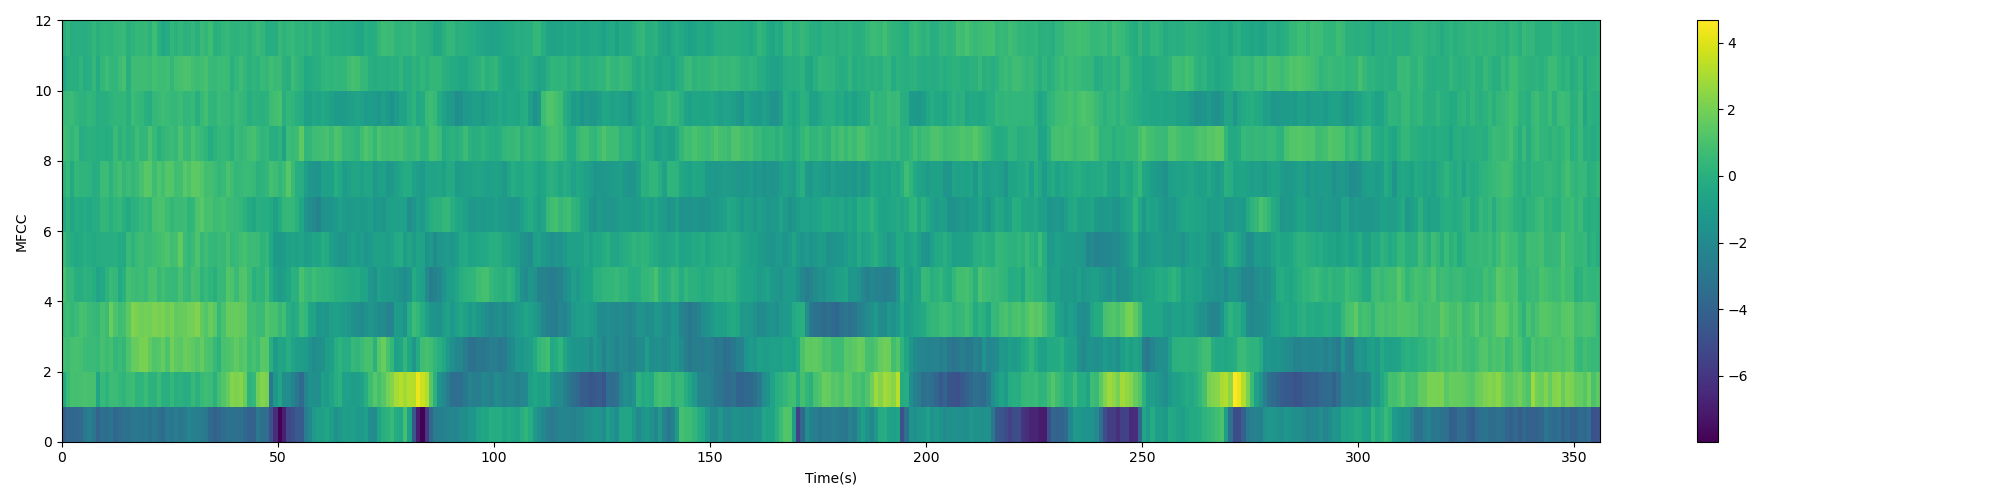

Recreate this plot in Python.
import librosa
import librosa.display
import numpy as np
from scipy.fftpack import dct

# If you want to see the spectrogram picture
import matplotlib

matplotlib.use('Agg')
import matplotlib.pyplot as plt


def plot_spectrogram(spec, note, filepath):
    """Draw the spectrogram picture
        :param spec: a feature_dim by num_frames array(real)
        :param note: title of the picture
        :param file_name: name of the file
    """
    fig = plt.figure(figsize=(20, 5))
    heatmap = plt.pcolor(spec)
    fig.colorbar(mappable=heatmap)
    plt.xlabel('Time(s)')
    plt.ylabel(note)
    plt.tight_layout()
    fig.savefig(filepath, format='png')


def PlotSpecFromWav(y, note):
    D = librosa.amplitude_to_db(librosa.stft(y), ref=np.max)

    fig = plt.figure(figsize=(20, 5))
    heatmap = plt.pcolor(D)
    fig.colorbar(mappable=heatmap)
    librosa.display.specshow(D, y_axis='log')
    plt.colorbar(format='%+2.0f dB')
    plt.title('Log-frequency power spectrogram %s' % note)
    plt.show()


# preemphasis config
alpha = 0.97

# Enframe config
frame_len = 400  # 25ms, fs=16kHz
frame_shift = 160  # 10ms, fs=15kHz
fft_len = 512

# Mel filter config
num_filter = 23
num_mfcc = 12

# Read wav file
wav, fs = librosa.load('./test.wav', sr=None)


# Enframe with Hamming window function
def preemphasis(signal, coeff=alpha):
    """perform preemphasis on the input signal.

        :param signal: The signal to filter.
        :param coeff: The preemphasis coefficient. 0 is no filter, default is 0.97.
        :returns: the filtered signal.
    """
    return np.append(signal[0], signal[1:] - coeff * signal[:-1])


def enframe(signal, frame_len=frame_len, frame_shift=frame_shift, win=np.hamming(frame_len)):
    """Enframe with Hamming widow function.

        :param signal: The signal be enframed
        :param win: window function, default Hamming
        :returns: the enframed signal, num_frames by frame_len array
    """

    num_samples = signal.size
    num_frames = int(np.floor((num_samples - frame_len) / frame_shift) + 1)
    frames = np.zeros((num_frames, frame_len))
    for i in range(int(num_frames)):
        frames[i, :] = signal[i * frame_shift:i * frame_shift + frame_len]
        frames[i, :] = frames[i, :] * win

    return frames


def get_spectrum(frames, fft_len=fft_len):
    """Get spectrum using fft
        :param frames: the enframed signal, num_frames by frame_len array
        :param fft_len: FFT length, default 512
        :returns: spectrum, a num_frames by fft_len/2+1 array (real)
    """
    cFFT = np.fft.fft(frames, n=fft_len)
    valid_len = int(fft_len / 2) + 1
    spectrum = np.abs(cFFT[:, 0:valid_len])
    return spectrum


def DefineFilterOnMelScale(num_filter, fmax=8000):
    fmax_mel = Freq2Mel(fmax)

    interval = fmax_mel / (num_filter + 1)
    filter_def = np.zeros((num_filter, 2))
    # (num_filter, [freq_start, freq_end])

    for i in range(filter_def.shape[0]):
        filter_def[i][0] = interval * i
        filter_def[i][1] = interval * (i + 2)

    return filter_def


def Mel2Freq(value_mel):
    value_freq = (10 ** (value_mel / 2595) - 1) * 700
    return value_freq


def Freq2Mel(value_freq):
    return 2595 * np.log10(1 + value_freq / 700)


def MelScale2FreqScale(filter_def_mel):
    filter_def_freq = Mel2Freq(filter_def_mel)
    return filter_def_freq


def BuildMelFilters(filter_def, fft_len, fmax = 8000):
    len = int(fft_len / 2 + 1)
    filters = np.zeros((filter_def.shape[0], len))
    for i in range(filters.shape[0]):
        filters[i] = GetOneFilter(
            filter_def[i][0], filter_def[i][1], fft_len, fmax)
    return filters


def GetOneFilter(start, end, fft_len, fmax):
    from scipy import signal
    len = int(fft_len / 2 + 1)
    num = int(((end - start) / fmax) * len)
    start_point = int((start / fmax) * len)
    end_point = start_point + num

    filter = np.zeros((len))
    filter[start_point:end_point] = signal.triang(num)

    return filter


def GetMelFilters(fft_len, num_filter):
    filter_def = DefineFilterOnMelScale(num_filter)
    filter_def = MelScale2FreqScale(filter_def)
    filter_mel = BuildMelFilters(filter_def, fft_len)
    return filter_mel


def PlotMelFilters(M, note, filepath):
    import matplotlib.pyplot as plt
    fig = plt.figure()
    librosa.display.specshow(M, x_axis='linear')
    plt.ylabel('Mel filter')
    plt.title('Mel filter bank %s' % note)
    plt.colorbar()
    plt.tight_layout()
    fig.savefig(filepath, format='png')


def fbank(spectrum, num_filter=num_filter, norm=None):
    """Get mel filter bank feature from spectrum
        :param spectrum: a num_frames by fft_len/2+1 array(real)
        :param num_filter: mel filters number, default 23
        :returns: fbank feature, a num_frames by num_filter array 
        DON'T FORGET LOG OPRETION AFTER MEL FILTER!
    """
    filters = GetMelFilters(fft_len, num_filter)
    feats = np.log(np.dot(spectrum, filters.T))
    PlotMelFilters(filters, 'MyFilters', 'filters.png')
    return feats


def mfcc(fbank, num_mfcc=num_mfcc):
    """Get mfcc feature from fbank feature
        :param fbank: a num_frames by  num_filter array(real)
        :param num_mfcc: mfcc number, default 12
        :returns: mfcc feature, a num_frames by num_mfcc array 
    """

    feats = dct(fbank, type=2, axis=1, norm='ortho')[:, 1: (num_mfcc + 1)]

    return feats


def write_file(feats, file_name):
    """Write the feature to file
        :param feats: a num_frames by feature_dim array(real)
        :param file_name: name of the file
    """
    f = open(file_name, 'w')
    (row, col) = feats.shape
    for i in range(row):
        f.write('[')
        for j in range(col):
            f.write(str(feats[i, j]) + ' ')
        f.write(']\n')
    f.close()


def main():
    wav, fs = librosa.load('./test.wav', sr=None)
    signal = preemphasis(wav)
    frames = enframe(signal)
    spectrum = get_spectrum(frames)
    fbank_feats = fbank(spectrum)
    mfcc_feats = mfcc(fbank_feats)
    plot_spectrogram(fbank_feats.T, 'Filter Bank', 'fbank.png')
    write_file(fbank_feats, './test.fbank')
    plot_spectrogram(mfcc_feats.T, 'MFCC', 'mfcc.png')
    write_file(mfcc_feats, './test.mfcc')


if __name__ == '__main__':
    main()
